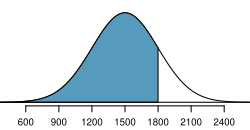

Recreate this plot in R.
library(openintro)
data(COL)

#===> plot <===#
myPDF("satBelow1800.pdf", 2.5, 1.3,
      mar = c(1.2, 0, 0.5, 0),
      mgp = c(3, 0.17, 0))
normTail(1500, 300,
         L = 1800,
         col = COL[1],
         cex.axis = 0.6)
dev.off()
